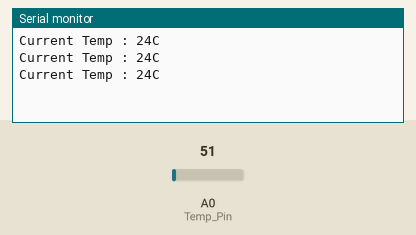
This sketch was run on a simulated Arduino Uno, built with avr-gcc and run on an emulated ATmega328P. On the bench: the last lines printed to the serial monitor. The inputs (shaded band) are chosen by the test bench; at power-on: A0 (Temp_Pin) = 51.

Above: at 1.3 s.
1.4 s: A0 (Temp_Pin) set to 61
At 1.9 s:
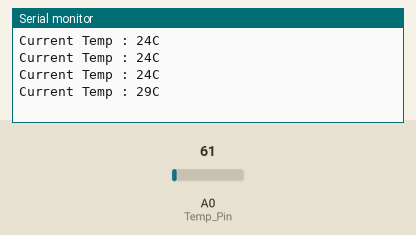
2.9 s: A0 (Temp_Pin) set to 71
At 3.4 s:
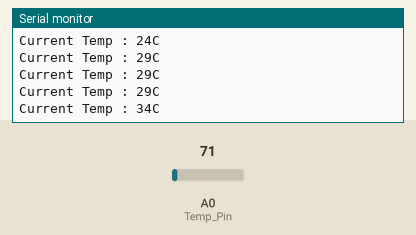
Timing chart, 0 to 5.9 s (numbered marks = the images above; inputs shaded):
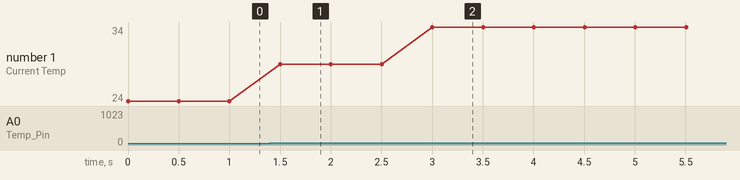

Measured:
- after the input at 1.4 s, the serial monitor: prints a new line after 0.10 s (image 1)
- after the input at 2.9 s, the serial monitor: prints a new line after 0.10 s (image 2)
- plotted number 1: 24 → 29 after the input at 1.4 s, 29 → 34 after the input at 2.9 s

The sketch:

LM35.ino
```cpp
// (licence header left out)
int Temp_Pin = A0;              // analog pin line LM35 numble 2 wire
int val;
int dat;
float voltage = 0.0 ;
void setup()
{
    Serial.begin(115200);       //init serial Baud rate 115200
}
void loop()
{
    val = analogRead(Temp_Pin);       //  read analog raw data
    voltage = ( ( float )val )/1023;
    voltage = voltage * 5 ;            // convert analog value to real voltage
    dat =  voltage * 100;               // convert voltage to temprature
    Serial.print("Current Temp : ");
    Serial.print(dat);
    Serial.println("C");
    delay(500);                          // Delay 0.5 s
}
```
